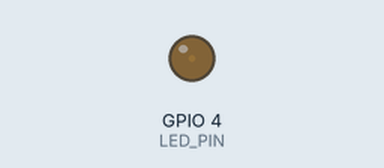
This sketch was run on a simulated ESP32. On the bench: output pins drawn as LEDs (lit = HIGH).

Above: at 0.05 s.
At 1.15 s:
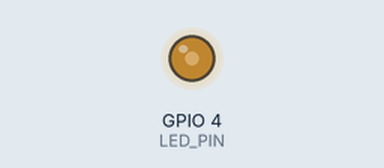
At 2.3 s:
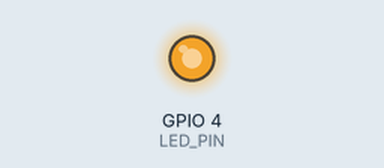
At 4.6 s:
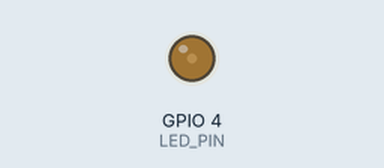
Timing chart, 0 to 6.7 s (numbered marks = the images above):
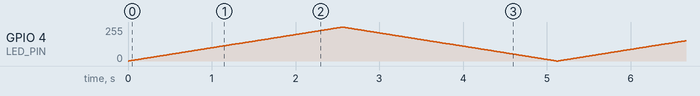

The sketch:

Fade_V2.ino
```cpp
#define LED_PIN 4

const int frequency=5000;
const int resolution=8;


void setup() {
  ledcAttach(LED_PIN, frequency, resolution);

}

void loop() {
  for(int brightness=0; brightness<=255; brightness++)
  {
    ledcWrite(LED_PIN, brightness);
    delay(10);
  }

  for(int brightness=255; brightness>=0; brightness--)
  {
    ledcWrite(LED_PIN, brightness);
    delay(10);
  }
}
```
